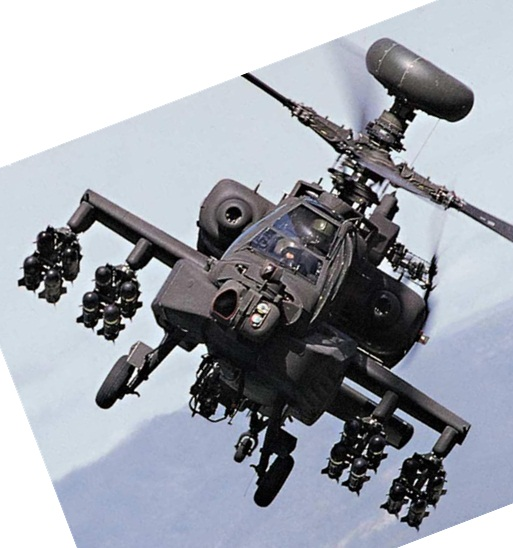
#> input picture Labs/lab3-SIFT/codes/target.jpg, 513 x 548 px
$ python HW_3_2.py
#> lines starting #> are read from the running program, lines starting #| are printed output that depends on the picture
import cv2
import numpy as np
import os
import matplotlib.pyplot as plt

# 加载图像
target_path = 'target.jpg'  # 目标图像路径
target_img = cv2.imread(target_path, cv2.IMREAD_GRAYSCALE)
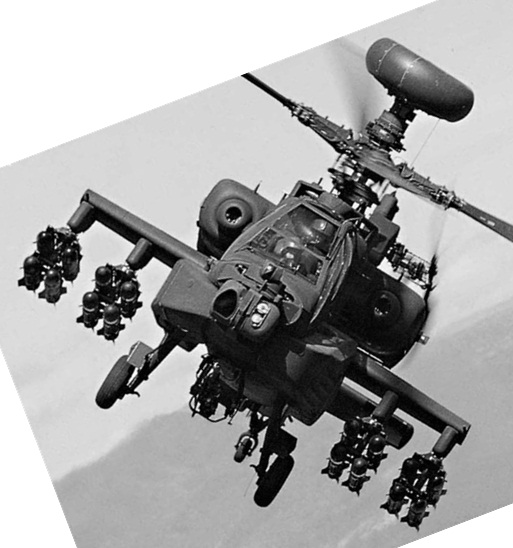
#> target_img: shape (548, 513); min 0, max 255, mean 164.3

# 实例化SIFT对象
sift = cv2.SIFT_create()

# 提取目标图像的关键点和描述子
kp_target, des_target = sift.detectAndCompute(target_img, None)
#> kp_target = 1825 keypoints; strongest (x, y, size): (43, 273, 1.9), (362, 225, 3), (113, 285, 2), (101, 310, 2)

# 创建BFMatcher对象
# 使用crossCheck=False以允许多对匹配
bf = cv2.BFMatcher(cv2.NORM_L2, crossCheck=False)

# 遍历数据集图像，进行匹配并保存每一幅图
image_paths = ['dataset/1.jpg', 'dataset/2.jpg', 'dataset/3.jpg', 'dataset/4.jpg', 'dataset/5.jpg']
for i, image_path in enumerate(image_paths):
    # 加载数据集图像
    dataset_img = cv2.imread(image_path, cv2.IMREAD_GRAYSCALE)
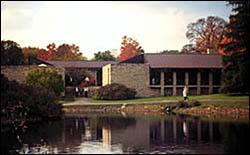
#> input picture Labs/lab3-SIFT/codes/dataset/1.jpg, 250 x 155 px
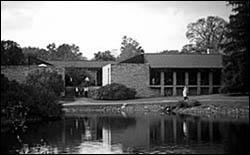
#> dataset_img: shape (155, 250); min 0, max 255, mean 105.2

    # 提取数据集图像的关键点和描述子
    kp_dataset, des_dataset = sift.detectAndCompute(dataset_img, None)
#> kp_dataset = 320 keypoints; strongest (x, y, size): (87, 79, 2), (184, 95, 2), (86, 89, 2.3), (48, 47, 1.8)

    # 使用KNN进行特征匹配（K=2）
    knn_matches = bf.knnMatch(des_target, des_dataset, k=2)
#> knn_matches = 1825 matches

    # 通过比值测试筛选好的匹配
    good_matches = []
    for m, n in knn_matches:
        if m.distance < 0.75 * n.distance:  # 比值测试，保留好的匹配
            good_matches.append(m)
#> after the loop, good_matches = 54 matches

    # 绘制好的匹配结果
    img_matches = cv2.drawMatches(target_img, kp_target, dataset_img, kp_dataset, good_matches, None, flags=cv2.DrawMatchesFlags_NOT_DRAW_SINGLE_POINTS)
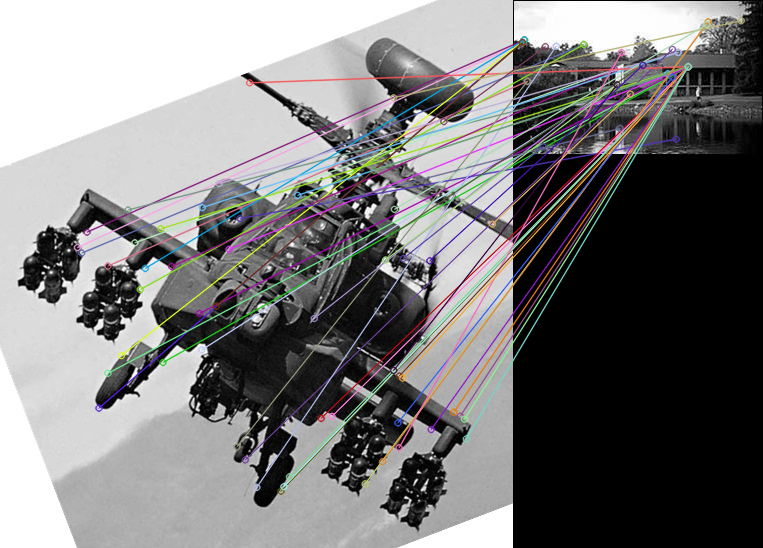
#> img_matches: shape (548, 763, 3); mean of channels 0, 1, 2 122.3, 121.9, 122.8; drawn as B, G, R

    # 保存每一幅匹配图像
    match_filename = f"output/HW_3_2/match_with_{os.path.basename(image_path)}.png"
    plt.imshow(img_matches)
    plt.axis('off')
    plt.savefig(match_filename, bbox_inches='tight', pad_inches=0)
#> pass 2 of the loop `for i, image_path in enumerate(image_paths):`:
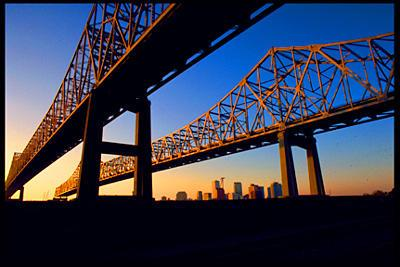
#> input picture Labs/lab3-SIFT/codes/dataset/2.jpg, 400 x 267 px
#> `dataset_img = cv2.imread(image_path, cv2.IMREAD_GRAYSCALE)`:
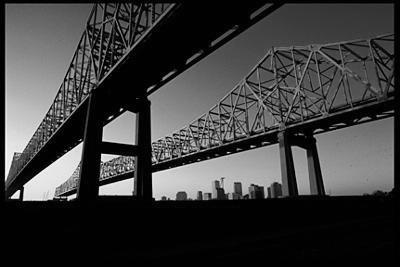
#> dataset_img: shape (267, 400); min 0, max 255, mean 60.7
#> kp_dataset = 592 keypoints; strongest (x, y, size): (16, 195, 4.8), (74, 196, 3.3), (43, 187, 21.7), (125, 188, 11.8)
#> after the loop `for m, n in knn_matches:`: good_matches = 53 matches
#> img_matches: shape (548, 913, 3)
#> `plt.savefig(match_filename, bbox_inches='tight', pad_inches=0)`:
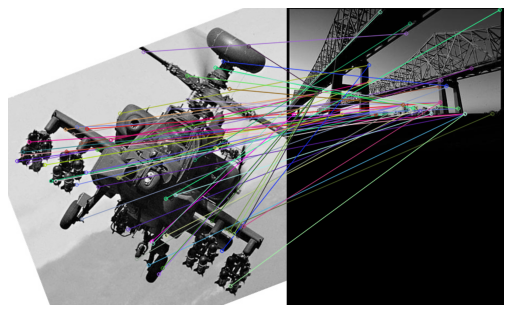
#> figure drawn by matplotlib, 1 panel
#> pass 3 of the loop `for i, image_path in enumerate(image_paths):`:
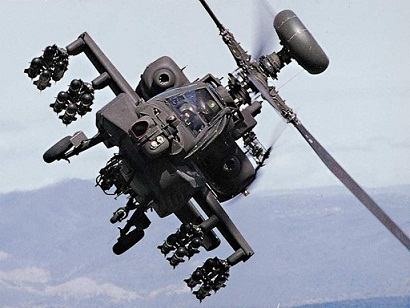
#> input picture Labs/lab3-SIFT/codes/dataset/3.jpg, 410 x 308 px
#> `dataset_img = cv2.imread(image_path, cv2.IMREAD_GRAYSCALE)`:
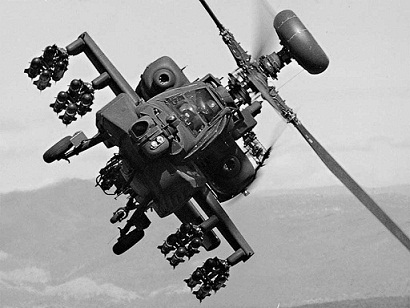
#> dataset_img: shape (308, 410); min 0, max 255, mean 157.8
#> kp_dataset = 540 keypoints; strongest (x, y, size): (236, 113, 1.9), (78, 103, 1.8), (236, 100, 2.5), (249, 90, 2.4)
#> after the loop `for m, n in knn_matches:`: good_matches = 427 matches
#> img_matches: shape (548, 923, 3)
#> `plt.savefig(match_filename, bbox_inches='tight', pad_inches=0)`:
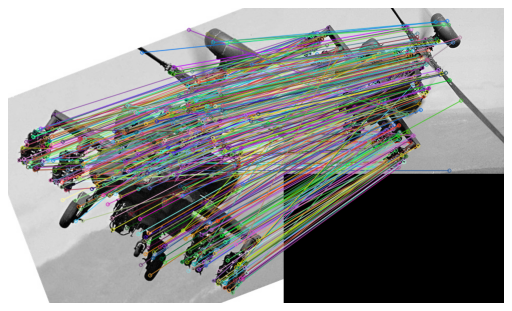
#> figure drawn by matplotlib, 1 panel
#> the loop made 5 passes; the first 3 are shown
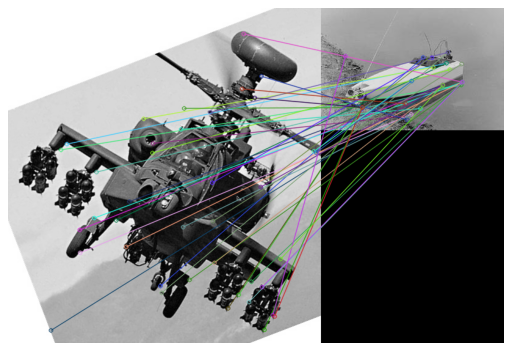
#> figure drawn by matplotlib, 1 panel
